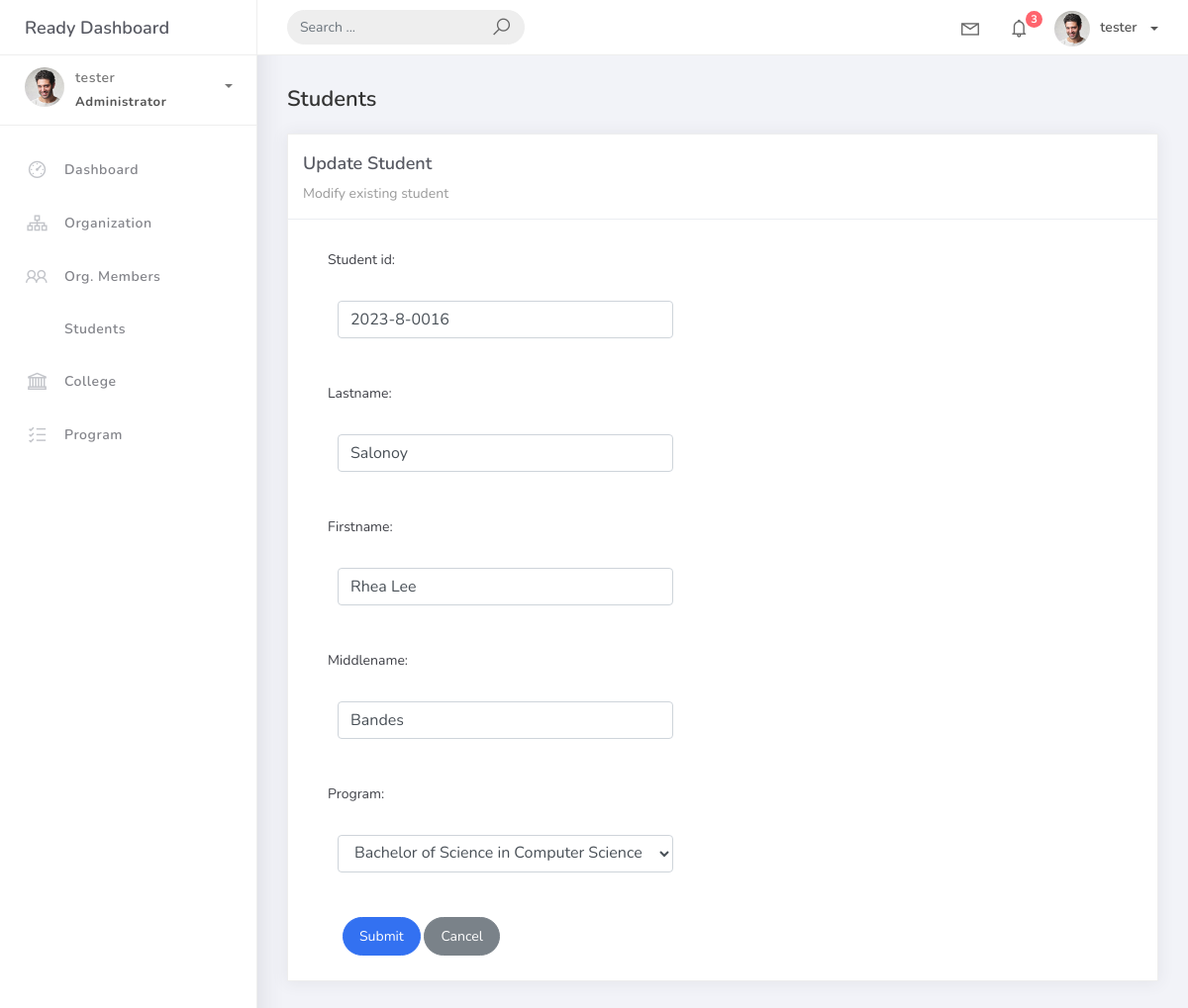
The app's page /student_list/1 (signed in) with its own data.
### studentorg/models.py (models this page shows, shortened)
class BaseModel(models.Model):
    created_at = models.DateTimeField(auto_now_add=True, db_index=True)
    updated_at = models.DateTimeField(auto_now=True)
    class Meta:
        abstract = True

class Student(BaseModel):
    student_id = models.CharField(max_length=15)
    lastname = models.CharField(max_length=25)
    firstname = models.CharField(max_length=25)
    middlename = models.CharField(max_length=25)
    program = models.ForeignKey(Program, on_delete=models.CASCADE)

### studentorg/views.py (the view)
# urls.py: path('student_list/<pk>', StudentUpdateView.as_view(), name='student-update'),
class StudentUpdateView(LoginRequiredMixin, UpdateView):
    model = Student
    form_class = StudentForm
    template_name = 'student_form.html'
    success_url = reverse_lazy('student-list')

### studentorg/forms.py
class StudentForm(ModelForm):
    class Meta:
        model = Student
        fields = "__all__"

### studentorg/models.py (called while the page is built)
    def __str__(self):
        return self.prog_name

### templates/student_form.html (shortened to what this page needs)
{% extends 'base.html' %} {% load static %} {% block content %}
<div class="content">
    <div class="container-fluid">
        <h4 class="page-title">Students</h4>
        <div class="row">
            <div class="col-md-12">
                <div class="card">
                    <div class="card-header">
                        <div class="card-title">{% if object %}Update Student{% else %}Add New Student{% endif %}</div>
                        <div class="card-category">{% if object %}Modify existing student{% else %}Create new student record{% endif %}</div>
                    </div>
                    <div class="col-md-6">
                        <div class="card-body">
                            <form class="" action="" method="post" novalidate>
                                {% include 'includes/form.html' %}
                                <div class="form-group">
                                    <div class="col-md-12 col-sm-3">
                                        <button type="submit" class="btn btn-primary btn-rounded">Submit</button>
                                        <a href="{% url 'student-list' %}" class="btn btn-secondary btn-rounded">Cancel</a>
                                    </div>
                                </div>
                            </form>
                        </div>
                    </div>
                </div>
            </div>
        </div>
    </div>
</div>
{% endblock %}

### templates/base.html (shortened to what this page needs)
{% load static %}
<!DOCTYPE html>
<html>
<head>
	<link rel="stylesheet" href="{% static 'css/bootstrap.min.css' %}">
	<link rel="stylesheet" href="{% static 'css/ready.css' %}">
    <link rel="stylesheet" href="{% static 'css/demo.css' %}">
</head>
<body>
	<div class="wrapper">
		<div class="main-header">
			<div class="logo-header">
				<a href="index.html" class="logo">
					Ready Dashboard
				</a>
			</div>
			<nav class="navbar navbar-header navbar-expand-lg">
				<div class="container-fluid">
					<form class="navbar-left navbar-form nav-search mr-md-3" action="">
						<div class="input-group">
							<input type="text" placeholder="Search ..." class="form-control">
							<div class="input-group-append">
								<span class="input-group-text">
									<i class="la la-search search-icon"></i>
								</span>
							</div>
						</div>
					</form>
					<ul class="navbar-nav topbar-nav ml-md-auto align-items-center">
						<li class="nav-item dropdown hidden-caret">
							<a class="nav-link dropdown-toggle" href="#" id="navbarDropdown" role="button" data-toggle="dropdown" aria-haspopup="true" aria-expanded="false">
								<i class="la la-envelope"></i>
							</a>
						</li>
						<li class="nav-item dropdown hidden-caret">
							<a class="nav-link dropdown-toggle" href="#" id="navbarDropdown" role="button" data-toggle="dropdown" aria-haspopup="true" aria-expanded="false">
								<i class="la la-bell"></i>
								<span class="notification">3</span>
							</a>
						</li>
						<li class="nav-item dropdown">
							<a class="dropdown-toggle profile-pic" data-toggle="dropdown" href="#" aria-expanded="false"> <img src="{% static 'img/profile.jpg' %}" alt="user-img" width="36" class="img-circle"><span >{{ request.user.username }}</span></span> </a>
							</li>
						</ul>
					</div>
				</nav>
			</div>
			<div class="sidebar">
				<div class="scrollbar-inner sidebar-wrapper">
					<div class="user">
						<div class="photo">
							<img src="{% static 'img/profile.jpg' %}">
						</div>
						<div class="info">
							<a class="" data-toggle="collapse" href="#collapseExample" aria-expanded="true">
								<span>
									{{ request.user.username }}
									<span class="user-level">Administrator</span>
									<span class="caret"></span>
								</span>
							</a>
						</div>
					</div>
					<ul class="nav">
						<li class="nav-item">
							<a href="index.html">
								<i class="la la-dashboard"></i>
								<p>Dashboard</p>
							</a>
						</li>
						<li class="nav-item">
        <a href="{% url 'organization-list' %}">
            <i class="la la-sitemap"></i>
            <p>Organization</p>
        </a>
    </li>
    <li class="nav-item">
        <a href="{% url 'orgmember-list' %}">
            <i class="la la-users"></i>
            <p>Org. Members</p>
        </a>
    </li>
    <li class="nav-item">
        <a href="{% url 'student-list' %}">
            <p>Students</p>
        </a>
    </li>
    <li class="nav-item">
        <a href="{% url 'college-list' %}">
            <i class="la la-university"></i>
            <p>College</p>
        </a>
    </li>
    <li class="nav-item">
        <a href="{% url 'program-list' %}">
            <i class="la la-list-alt"></i>
            <p>Program</p>
        </a>
    </li>
					</ul>
				</div>
			</div>
			<div class="main-panel">
                {% block content %}
                {% endblock %}
			</div>
		</div>
</body>
</html>

### templates/includes/form.html (shortened to what this page needs)
{% load widget_tweaks %}
{% for field in form %}
<div class="field item form-group">
<label>{{ field.label_tag }}</label>
<div class="form-group">
{% render_field field class="form-control" %}
</div>
</div>
{% endfor %}

### records on screen
Student: student_id "2023-8-0016" "Salonoy" "Rhea Lee" "Bandes" "Bachelor of Science in Computer Science"

### other values on screen
{{ request.user.username }} "tester"
{{ field.label_tag }} "Student id:" "Lastname:" "Firstname:" "Middlename:" "Program:"
